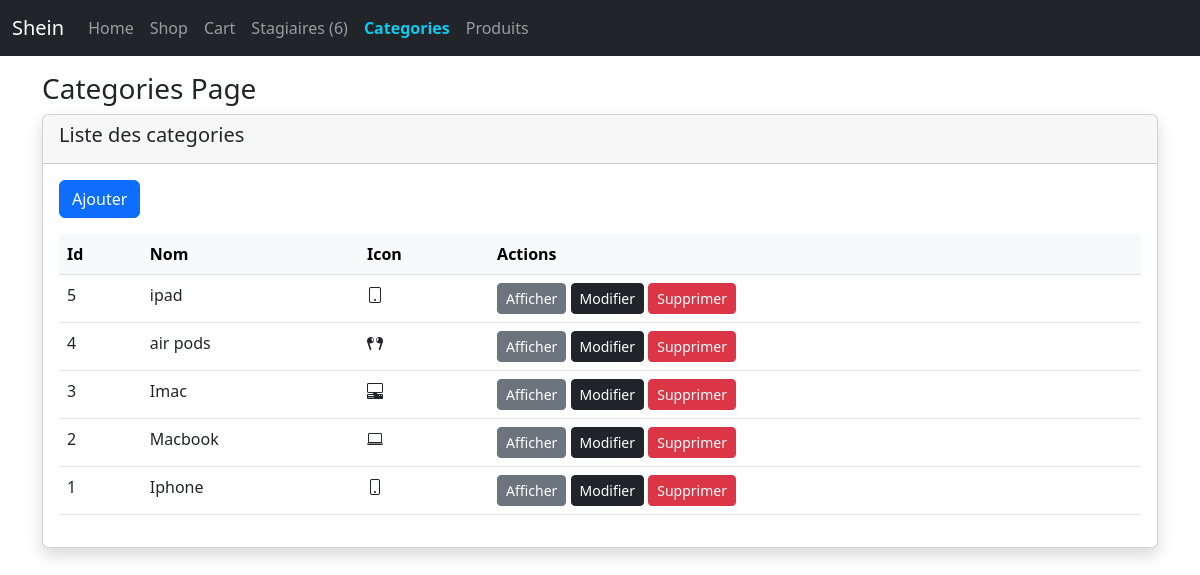
/categories.php, run on the app's committed database.
### tables this page shows
CREATE TABLE `categories` (
  `id` int(11) NOT NULL,
  `name` varchar(255) DEFAULT NULL,
  `icon` varchar(255) DEFAULT NULL,
  `created_at` datetime NOT NULL DEFAULT current_timestamp(),
  `updated_at` datetime DEFAULT NULL ON UPDATE current_timestamp(),
  `deleted_at` datetime DEFAULT NULL
);

### categories.php (the view, shortened to what this page needs)
<?php
require_once "database/db.php";
$row_selected = 0;
$categories = $db->query("SELECT * FROM categories WHERE deleted_at IS NULL ORDER BY id DESC")->fetchAll();
?>
<!doctype html>
<html lang="en">
<head>
    <?php include 'body/header.php' ?>
</head>
<body>
    <header>
        <?php include "body/nav.php" ?>
    </header>
    <main class="container mt-3">
        <h3>Categories Page</h3>
        <div class="card shadow">
            <div class="card-header">
                <h5>Liste des categories</h3>
            </div>
            <div class="card-body">
                <a href="categories_add.php" class="btn btn-primary mb-3 ">Ajouter</a>
                <div class="table-responsive">
                    <table class="table">
                        <theade>
                            <tr class="table-light">
                                <th>Id</th>
                                <th>Nom</th>
                                <th>Icon</th>
                                <th>Actions</th>
                            </tr>
                        </theade>
                        <tbody>
                            <?php foreach ($categories as $key => $value) : ?>
                                <tr class="<?= $value->id == $row_selected ? 'table-primary' : '' ?>">
                                    <td>
                                        <?= $value->id ?>
                                    </td>
                                    <td><?= $value->name ?></td>
                                    <td>
                                        <i class="bi bi-<?= $value->icon ?>"></i>
                                    </td>
                                    <td>
                                        <a href="categories_details.php?id=<?= $value->id ?>" class="btn btn-secondary btn-sm">Afficher</a>
                                        <a href="categories_update.php?id=<?= $value->id ?>" class="btn btn-dark btn-sm">Modifier</a>
                                        <a href="categories_delete.php?id=<?= $value->id ?>" class="btn btn-danger btn-sm">Supprimer</a>
                                    </td>
                                </tr>
                            <?php endforeach ?>
                        </tbody>
                    </table>
                </div>
            </div>
        </div>
    </main>
</body>
</html>

### data on the page
categories: id "5", name "ipad"
categories: id "4", name "air pods"
categories: id "3", name "Imac"
categories: id "2", name "Macbook"
categories: id "1", name "Iphone"

### other printed values
$total_stagiaires "6"
